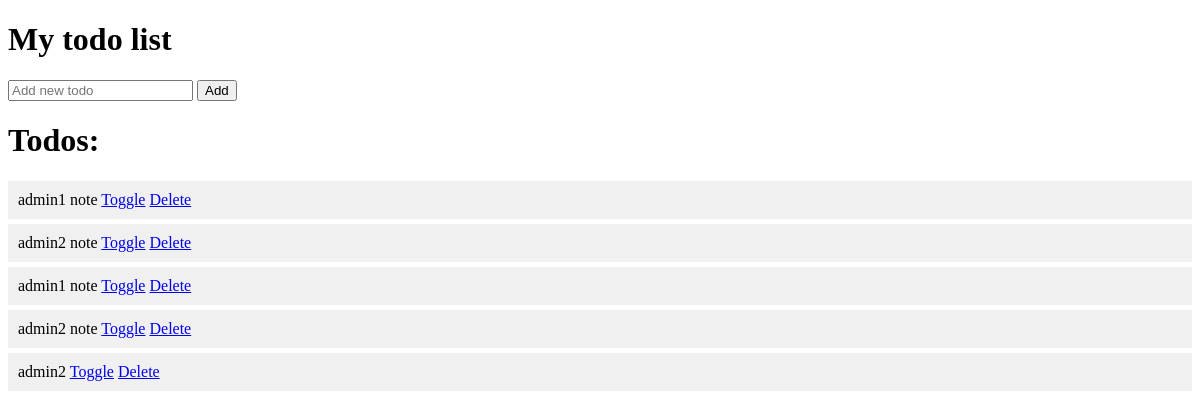
Before: / with the older database file.
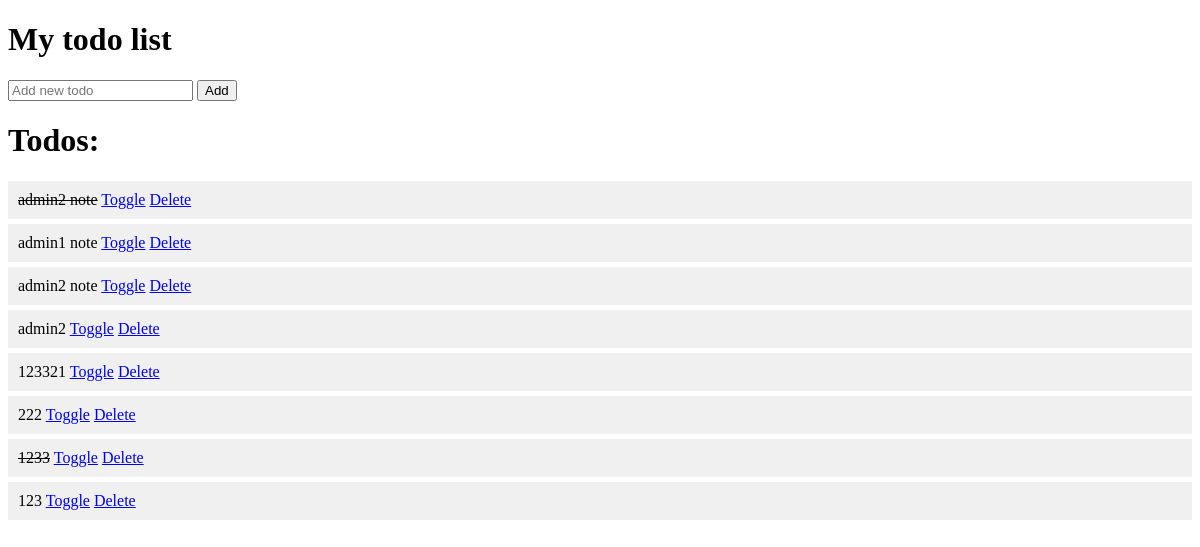
After: the same page with the newer database file.
### todos/models.py (models this page shows, shortened)
class Todo(models.Model):
    text = models.CharField(max_length=200)
    done = models.BooleanField(default=False)
    user = models.ForeignKey(User, on_delete=models.CASCADE, null=True, blank=True)

### todos/views.py (the view)
# urls.py: path('', views.index, name='index'),
def index(request):
    todos = Todo.objects.all()
    print("LOG: listing todos for user=%s count=%s" % (
                request.user.username if request.user.is_authenticated else 'none',
                todos.count()))
    return render(request, 'todos/index.html', {'todos': todos})

### todos/templates/todos/index.html (shortened to what this page needs)
<!DOCTYPE html>
<html>
<head>
</head>
<body>
    <h1>My todo list</h1>
    <form method="post" action="/add/">
        <input type="text" name="text" placeholder="Add new todo">
        <button type="submit">Add</button>
    </form>
    <h1>Todos:</h1>
    {% for todo in todos %}
        <div class="todo">
            <span class="{% if todo.done %}done{% endif %}">{{ todo.text|safe }}</span>
            <a href="/toggle/{{ todo.id }}/">Toggle</a>
            <a href="/delete/{{ todo.id }}/">Delete</a>
        </div>
        {% empty %}
        <p>No todos</p>
    {% endfor %}
</body>
</html>

### todos/templates/todos/index.html (style rules this page uses)
.todo { padding: 10px; margin: 5px 0; background: #f0f0f0; }
.done { text-decoration: line-through; }
form { margin: 20px 0; }

Changed rows visible on the page:
removed Todo: text "admin1 note"
changed Todo (number 1 of 8 on the later page): done False → True (drawn)
added Todo: text "123321"
added Todo: text "222"
added Todo: text "1233", done True (drawn)
added Todo: text "123"
